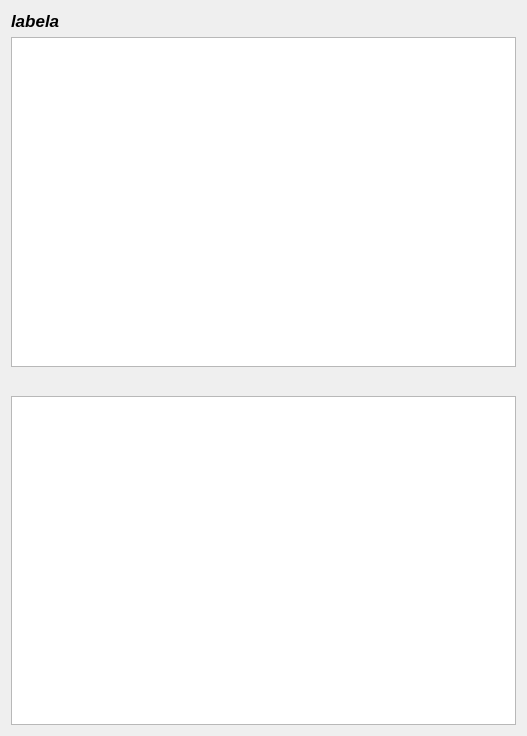
<?xml version="1.0" encoding="UTF-8"?>
<ui version="4.0">
 <class>Dialog</class>
 <widget class="QDialog" name="Dialog">
  <property name="geometry">
   <rect>
    <x>0</x>
    <y>0</y>
    <width>527</width>
    <height>736</height>
   </rect>
  </property>
  <property name="font">
   <font>
    <pointsize>11</pointsize>
    <italic>true</italic>
   </font>
  </property>
  <property name="windowTitle">
   <string>Help</string>
  </property>
  <layout class="QVBoxLayout" name="verticalLayout">
   <item>
    <widget class="QLabel" name="label">
     <property name="font">
      <font>
       <pointsize>13</pointsize>
       <weight>75</weight>
       <italic>true</italic>
       <bold>true</bold>
      </font>
     </property>
     <property name="text">
      <string>labela</string>
     </property>
    </widget>
   </item>
   <item>
    <widget class="QTextEdit" name="textEdit">
     <property name="enabled">
      <bool>true</bool>
     </property>
    </widget>
   </item>
   <item>
    <widget class="QLabel" name="label_2">
     <property name="text">
      <string/>
     </property>
     <property name="pixmap">
      <pixmap resource="recources.qrc">:/icons/help.png</pixmap>
     </property>
     <property name="scaledContents">
      <bool>true</bool>
     </property>
    </widget>
   </item>
   <item>
    <widget class="QTextEdit" name="textEdit_2">
     <property name="enabled">
      <bool>true</bool>
     </property>
     <property name="contextMenuPolicy">
      <enum>Qt::NoContextMenu</enum>
     </property>
    </widget>
   </item>
  </layout>
 </widget>
 <resources>
  <include location="recources.qrc"/>
 </resources>
 <connections/>
</ui>
